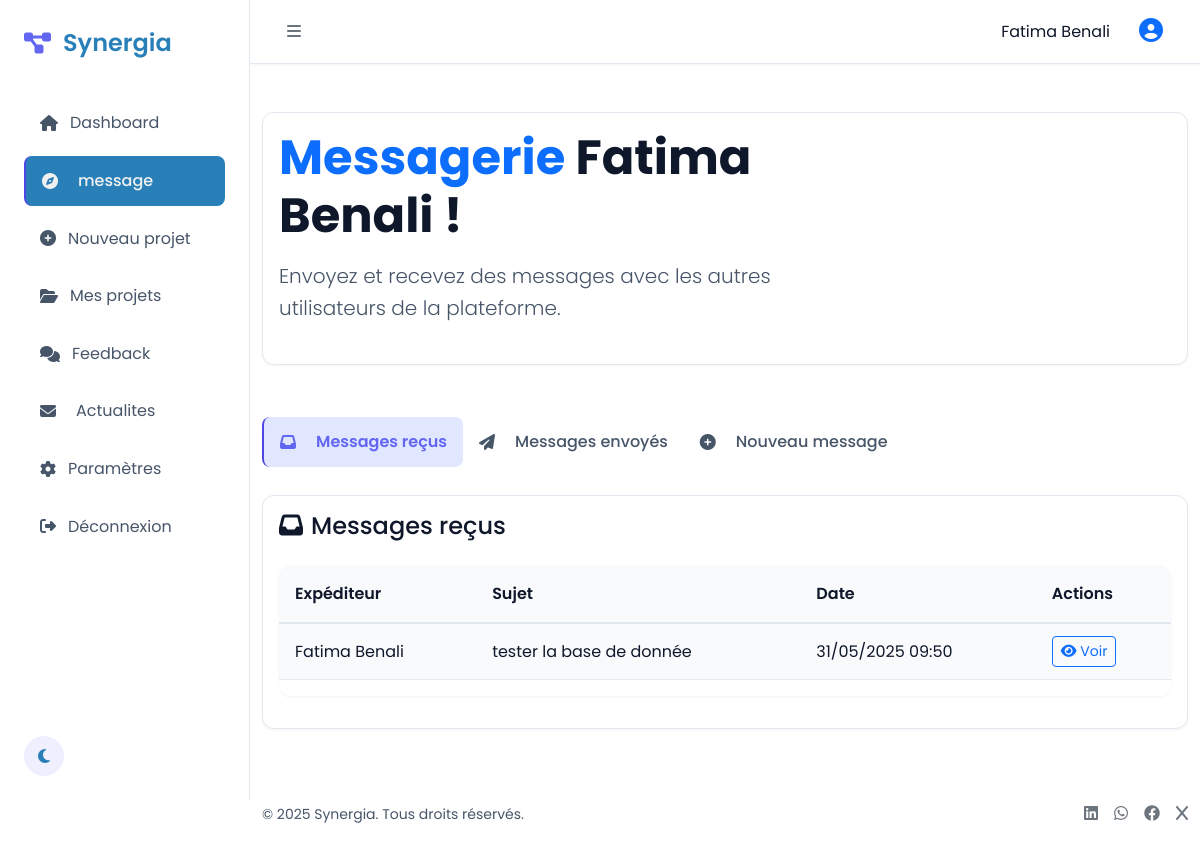
Page /etudiant/message.php (signed in) on the committed database.
### tables this page shows
CREATE TABLE `message` (
  `id_message` int(11) NOT NULL,
  `expediteur_id` int(11) NOT NULL,
  `destinataire_id` int(11) NOT NULL,
  `sujet` varchar(255) NOT NULL,
  `contenu` text NOT NULL,
  `date_envoi` datetime DEFAULT current_timestamp(),
  `lu` tinyint(1) DEFAULT 0
);

CREATE TABLE `utilisateur` (
  `id_utilisateur` int(11) NOT NULL,
  `nom` varchar(100) DEFAULT NULL,
  `prenom` varchar(100) DEFAULT NULL,
  `email` varchar(150) DEFAULT NULL,
  `mot_de_passe` varchar(255) DEFAULT NULL,
  `role` enum('etudiant','enseignant','admin') DEFAULT NULL,
  `date_creation` datetime DEFAULT current_timestamp()
);

### etudiant/message.php (the view, shortened to what this page needs)
<?php
require_once '../hello/config.php';
$queryReceived = "SELECT m.*, u.nom as expediteur_nom, u.prenom as expediteur_prenom
                 FROM message m
                 JOIN utilisateur u ON m.expediteur_id = u.id_utilisateur
                 WHERE m.destinataire_id = :user_id
                 ORDER BY m.date_envoi DESC";
$stmtReceived = $db->prepare($queryReceived);
$stmtReceived->bindParam(':user_id', $_SESSION['id_utilisateur']);
$stmtReceived->execute();
$messagesRecus = $stmtReceived->fetchAll();
?>
<!DOCTYPE html>
<html lang="fr" data-theme="light">
<head>
    <link href="https://cdn.jsdelivr.net/npm/bootstrap@5.3.0/dist/css/bootstrap.min.css" rel="stylesheet">
    <link rel="stylesheet" href="https://cdnjs.cloudflare.com/ajax/libs/font-awesome/6.4.0/css/all.min.css">
    <link href="../teacher/etudiant.css" rel="stylesheet">
</head>
<body>
    <div class="sidebar">
        <a id="mobileMenu_back" class="sidebar-brand" style="text-decoration: none;">
            <div class="brand-logo"><i class="fas fa-project-diagram"></i></div>
            <span class="brand-text">Synergia</span>
        </a>
        <nav class="nav flex-column">
        <a href="Acceuil1.php" class="nav-link"><i class="fas fa-home"></i> Dashboard</a></li>
            <a href="#" class="nav-link active "><i class="fas fa-compass me-2"></i>message</a>
            <a href="nv prj.php" class="nav-link"><i class="fas fa-plus-circle"></i> Nouveau projet</a></li>
            <a href="Mesprojets.php" class="nav-link"><i class="fas fa-folder-open"></i> Mes projets</a></li>
            <a href="feedback.php" class="nav-link "><i class="fas fa-comments"></i> Feedback</a></li>
            <a href="actualite.php" class="nav-link"><i class="fas fa-envelope me-2"></i>Actualites</a>
            <a href="param.php" class="nav-link "><i class="fas fa-cog"></i> Paramètres</a></li>
            <a href="logout.php" class="nav-link"><i class="fas fa-sign-out-alt"></i> Déconnexion</a></li>
        </nav>
        <div class="theme-switch mt-auto">
            <button class="theme-btn" id="themeToggle"><i class="fas fa-moon"></i></button>
        </div>
    </div>
    <div class="main-content">
        <nav class="topbar navbar navbar-expand">
            <button class="btn btn-icon" id="mobileMenu"><i class="fas fa-bars text-secondary"></i></button>
            <div class="ms-auto d-flex align-items-center">
                <span class="me-3"><?php echo $_SESSION['prenom'].' '.$_SESSION['nom']; ?></span>
                <div class="dropdown">
                    <button class="btn btn-icon" type="button" id="dropdownMenuButton" data-bs-toggle="dropdown">
                        <i class="fas fa-user-circle fs-4 text-primary"></i>
                    </button>
                </div>
            </div>
        </nav>
        <div class="container py-5 flex-grow-1">
            <div class="welcome-card card animate mb-5">
                <div class="card-body">
                    <div class="row align-items-center">
                        <div class="col-lg-8 text-center text-lg-start">
                            <h2 class="display-5 fw-bold mb-3"><span class="text-primary">Messagerie </span> <span id="teacherName"><?php echo $_SESSION['prenom'].' '.$_SESSION['nom']; ?></span> !</h2>
                            <p class="lead mb-4">Envoyez et recevez des messages avec les autres utilisateurs de la plateforme.</p>
                        </div>
                    </div>
                </div>
            </div>
            <div class="row mb-4">
                <div class="col-12">
                    <ul class="nav message-tabs" id="messageTabs" role="tablist">
                        <li class="nav-item" role="presentation">
                            <button class="nav-link active" id="received-tab" data-bs-toggle="tab" data-bs-target="#received" type="button" role="tab">
                                <i class="fas fa-inbox me-2"></i>Messages reçus
                            </button>
                        </li>
                        <li class="nav-item" role="presentation">
                            <button class="nav-link" id="sent-tab" data-bs-toggle="tab" data-bs-target="#sent" type="button" role="tab">
                                <i class="fas fa-paper-plane me-2"></i>Messages envoyés
                            </button>
                        </li>
                        <li class="nav-item" role="presentation">
                            <button class="nav-link" id="new-tab" data-bs-toggle="tab" data-bs-target="#new" type="button" role="tab">
                                <i class="fas fa-plus-circle me-2"></i>Nouveau message
                            </button>
                        </li>
                    </ul>
                </div>
            </div>
            <div class="tab-content" id="messageTabsContent">
                <div class="tab-pane fade show active" id="received" role="tabpanel">
                    <div class="card">
                        <div class="card-body">
                            <h4 class="card-title mb-4"><i class="fas fa-inbox me-2"></i>Messages reçus</h4>
                            <?php if (empty($messagesRecus)): ?>
                                <div class="alert alert-info">
                                    Vous n'avez aucun message reçu.
                                </div>
                            <?php else: ?>
                                <div class="table-responsive">
                                    <table class="table table-hover tableau">
                                        <thead>
                                            <tr>
                                                <th>Expéditeur</th>
                                                <th>Sujet</th>
                                                <th>Date</th>
                                                <th>Actions</th>
                                            </tr>
                                        </thead>
                                        <tbody>
                                            <?php foreach ($messagesRecus as $message): ?>
                                                <tr class="message-card <?= $message['lu'] ? '' : 'message-unread' ?>">
                                                    <td>
                                                        <?= htmlspecialchars($message['expediteur_prenom'] . ' ' . $message['expediteur_nom']) ?>
                                                    </td>
                                                    <td>
                                                        <?= htmlspecialchars($message['sujet']) ?>
                                                    </td>
                                                    <td>
                                                        <?= date('d/m/Y H:i', strtotime($message['date_envoi'])) ?>
                                                    </td>
                                                    <td>
                                                        <button class="btn btn-sm btn-outline-primary view-message" data-id="<?= $message['id_message'] ?>">
                                                            <i class="fas fa-eye"></i> Voir
                                                        </button>
                                                    </td>
                                                </tr>
                                            <?php endforeach; ?>
                                        </tbody>
                                    </table>
                                </div>
                            <?php endif; ?>
                        </div>
                    </div>
                </div>
            </div>
        </div>
        <footer class="py-4 mt-auto">
            <div class="container">
                <div class="d-flex flex-column flex-md-row justify-content-between align-items-center">
                    <div class="mb-3 mb-md-0">
                        <p class="mb-0 small">&copy; 2025 Synergia. Tous droits réservés.</p>
                    </div>
                    <div class="d-flex gap-3">
                        <a href="#" class="text-decoration-none text-secondary"><i class="fab fa-linkedin"></i></a>
                        <a href="#" class="text-decoration-none text-secondary"><i class="fab fa-whatsapp"></i></a>
                        <a href="#" class="text-decoration-none text-secondary"><i class="fab fa-facebook"></i></a>
                        <a href="#" class="text-decoration-none text-secondary"><i class="fab fa-x"></i></a>
                    </div>
                </div>
            </div>
        </footer>
    </div>
</body>
</html>

### teacher/etudiant.css (style rules this page uses)
:root { --primary-color: #6366f1; --secondary-color: #4f46e5; --background: #ffffff; --surface: #f8fafc; --text-primary: #0f172a; --text-secondary: #475569; --border-color: #e2e8f0; --hover-bg: #f1f5f9; --active-bg: #e0e7ff; --card-bg: #ffffff; --icon-bg: rgba(99, 102, 241, 0.1); --shadow: 0 1px 3px rgba(0,0,0,0.05); --sidebar-width: 250px; }
* { font-family: 'Poppins', sans-serif; transition: background-color 0.3s ease, color 0.2s ease, border-color 0.3s ease; }
body { background: var(--background); color: var(--text-primary); min-height: 100vh; line-height: 1.6; margin: 0; padding: 0; }
h2, h5, h6 ,h4 { color: var(--text-primary); }
p, small { color: var(--text-secondary); }
.main-content { margin-left: var(--sidebar-width); min-height: 100vh; display: flex; flex-direction: column; transition: margin-left 0.3s ease; }
.sidebar { width: var(--sidebar-width); height: 100vh; position: fixed; left: 0; top: 0; background: var(--surface); border-right: 1px solid var(--border-color); padding: 1.5rem; display: flex; flex-direction: column; z-index: 1000; transition: transform 0.3s ease; }
.sidebar-brand { color: var(--primary-color) !important; font-size: 1.5rem; font-weight: 600; margin-bottom: 2rem; display: flex; align-items: center; gap: 0.75rem; text-decoration: none; }
.nav { flex-grow: 1; }
.nav-link { color: var(--text-secondary) !important; padding: 0.75rem 1rem !important; margin: 0.25rem 0; border-radius: 0.5rem; display: flex; align-items: center; gap: 0.75rem; transition: all 0.2s ease; }
.nav-link.active { background: var(--active-bg); color: var(--primary-color) !important; font-weight: 500; border-left: 2px solid var(--secondary-color); }
.theme-switch { margin-top: auto; }
.topbar { border-bottom: 1px solid var(--border-color); box-shadow: var(--shadow); height: 64px; padding: 0 1.5rem; background: var(--card-bg); display: flex; align-items: center; }
.card { background: var(--card-bg); border: 1px solid var(--border-color); border-radius: 0.75rem; box-shadow: var(--shadow); }
.table-responsive { overflow-x: auto; -webkit-overflow-scrolling: touch; margin-bottom: 1rem; border-radius: 0.75rem; box-shadow: var(--shadow); }
.tableau { width: 100%; min-width: 800px; color: var(--text-primary); background: var(--card-bg); border-color: var(--border-color); }
.tableau th { background: var(--surface); color: var(--text-primary); border-bottom: 2px solid var(--border-color); font-weight: 600; padding: 1rem; }
.tableau td { border-top: 1px solid var(--border-color); padding: 0.75rem 1rem; color: var(--text-primary); background: var(--surface); vertical-align: middle; }
::placeholder { color: var(--text-secondary) !important; opacity: 0.7; }
.theme-btn { width: 40px; height: 40px; border-radius: 50%; background: var(--icon-bg); color: var(--primary-color); border: none; display: flex; align-items: center; justify-content: center; transition: all 0.3s ease; }
body { overflow-x: hidden; }
.sidebar { width: 250px; min-height: 100vh; position: fixed; left: 0; top: 0; display: flex; flex-direction: column; z-index: 1000; transition: all 0.3s; }
.sidebar-brand { display: flex; align-items: center; }
.brand-logo { display: flex; }
.nav { flex: 1; }
.nav-link { text-decoration: none; display: flex; align-items: center; transition: all 0.3s; }
.main-content { margin-left: 250px; min-height: 100vh; display: flex; flex-direction: column; transition: all 0.3s; }
.sidebar { -ms-overflow-style: none; scrollbar-width: none; overflow-y: auto; }
.sidebar { -webkit-overflow-scrolling: touch; }

### etudiant/message.php (style rules this page uses)
.message-tabs .nav-link { color: var(--text-secondary); font-weight: 500; }
.message-tabs .nav-link.active { color: var(--primary); font-weight: 600; border-bottom: 2px solid var(--primary); }
.message-card { border-left: 3px solid var(--primary); transition: all 0.2s; }
.card-title { color: var(--text-primary); }
.sidebar { background-color: white; }
.sidebar { color: white; }
.sidebar a { color: #2980b9; }
.sidebar .nav-link { color: #2980b9; }
.sidebar .brand-text { color: #2980b9; }
.sidebar .theme-btn { color: #2980b9; }
.sidebar .nav-link.active { color: #f0f0f0 !important; background-color: #2980b9; }

### rows in the picture
message: expediteur.nom "Fatima Benali", sujet "tester la base de donnée", date_envoi "31/05/2025 09:50"

### other values in the picture
$_SESSION['prenom'] "Fatima"
$_SESSION['nom'] "Benali"
